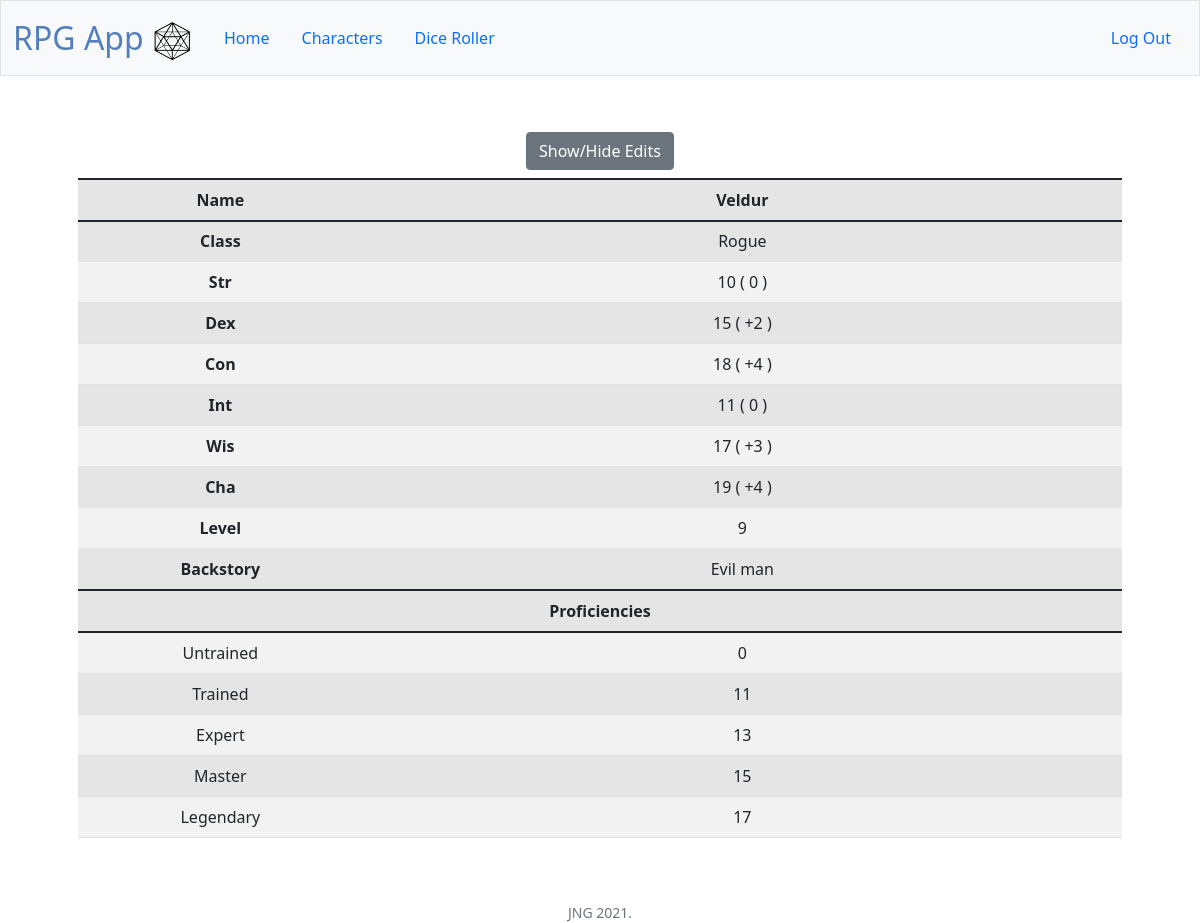
The page /character/Veldur (signed in) on the database its author committed.
### tables this page shows
CREATE TABLE characters (characterid INTEGER PRIMARY KEY NOT NULL, playerid INTEGER REFERENCES users, Name VARCHAR(255), Class VARCHAR(255), Str INT, Dex INT, Con INT, Int INT, Wis INT, Cha INT, Level INT, Backstory VARCHAR(255));

### PF2eApp.py (the view, shortened to what this page needs)
@app.route('/character/<name>', methods=["GET", "POST"])
def character(name):
    user = session["user_id"]
    name = scrub(name)
    user = scrub(user)
    query = "SELECT id FROM users WHERE username = '{}'".format(user)
    playerid = sqlselect(query)[0][0]
    con = sqlite3.connect('pathfinder.db')
    con.row_factory = dictfactory
    cur = con.cursor()
    cur.execute("SELECT * FROM characters WHERE name = '{}' AND playerid = {}".format(name, playerid))
    chardata = cur.fetchall()[0]
    cur.close()
    con.close()
    if request.method == "GET":
        chardata["Str Mod"] = floor((chardata["Str"] - 10)/2)
        chardata["Dex Mod"] = floor((chardata["Dex"] - 10)/2)
        chardata["Con Mod"] = floor((chardata["Con"] - 10)/2)
        chardata["Int Mod"] = floor((chardata["Int"] - 10)/2)
        chardata["Wis Mod"] = floor((chardata["Wis"] - 10)/2)
        chardata["Cha Mod"] = floor((chardata["Cha"] - 10)/2)
        proficiencies = {}
        proficiencies["Untrained"] = 0
        proficiencies["Trained"] = chardata["Level"] + 2
        proficiencies["Expert"] = chardata["Level"] + 4
        proficiencies["Master"] = chardata["Level"] + 6
        proficiencies["Legendary"] = chardata["Level"] + 8
        return render_template("viewcharacter.html", chardata = chardata, proficiencies = proficiencies)

### PF2eApp.py (called while the page is built)
@app.after_request
def after_request(response):
    response.headers["Cache-Control"] = "no-cache, no-store, must-revalidate"
    response.headers["Expires"] = 0
    response.headers["Pragma"] = "no-cache"
    return response

### helpers.py (called while the page is built)
def scrub(table_name):
    return ''.join( chr for chr in table_name if chr.isalnum() or chr == " " or chr == "." )

def sqlselect(query):
    con = sqlite3.connect('pathfinder.db')
    cur = con.cursor()
    cur.execute(query)
    rowcount = cur.rowcount
    if rowcount == 0:
        data = []
    else:
        data = cur.fetchall()
    cur.close()
    con.close()
    return data

def dictfactory(cursor, row):
    d = {}
    for idx, col in enumerate(cursor.description):
        d[col[0]] = row[idx]
    return d

### templates/viewcharacter.html (shortened to what this page needs)
{% extends "layout.html" %}
{% block main %}
<table class="table table-striped table-hover table-active">
    <colgroup>
        <col>
        <col>
        <col class="editcolumn border-0" id="col" style="width: 300px">
    </colgroup>
    <thead class="thead-dark">
        <tr>
            <th>Name</th>
            <th>{{ chardata["Name"] }}</th>
        </tr>
    </thead>
    <tr>
        <button onclick="editcolumn()" class="btn btn-secondary m-2">Show/Hide Edits</button>
    </tr>
    {% for field in chardata %}
    {% if loop.index > 3 and loop.index < 13 %}
    <tr>
        <th scope="row" style="width: 15%">{{ field }} </th>
        <td style="width: 40%">
            {{ chardata[field]|string }}
            {% if field|length == 3 %} (
            {% if chardata[[field, ' Mod']|join] > 0 %}
            {{ ['+',chardata[[field, ' Mod']|join]]|join }}
            {% else %}
            {{ ['',chardata[[field, ' Mod']|join]]|join }}
            {% endif %}
            )
            {% endif %}
        </td>
    </tr>
    {% endif %}
    {% endfor %}
    <thead>
        <th colspan="2" style="text-align: center">Proficiencies</th>
    </thead>
    {% for name, prof in proficiencies.items() %}
    <tr>
        <td>{{name}}</td>
        <td>{{prof}}</td>
    </tr>
    {% endfor %}
</table>
{% endblock %}

### rows shown on the page
characters: Name "Veldur", Class "Rogue" "10" "15" "18" "11" "17" "19" "9" "Evil man"

### other values the page prints
{{ field }} "Class" "Str" "Dex" "Con" "Int" "Wis" "Cha" "Level" "Backstory"
{{ ['',chardata[[field, ' Mod']|join]]|join }} "0" "0"
{{ ['+',chardata[[field, ' Mod']|join]]|join }} "+2" "+4" "+3" "+4"
{{ name }} "Untrained" "Trained" "Expert" "Master" "Legendary"
{{ prof }} "0" "11" "13" "15" "17"
